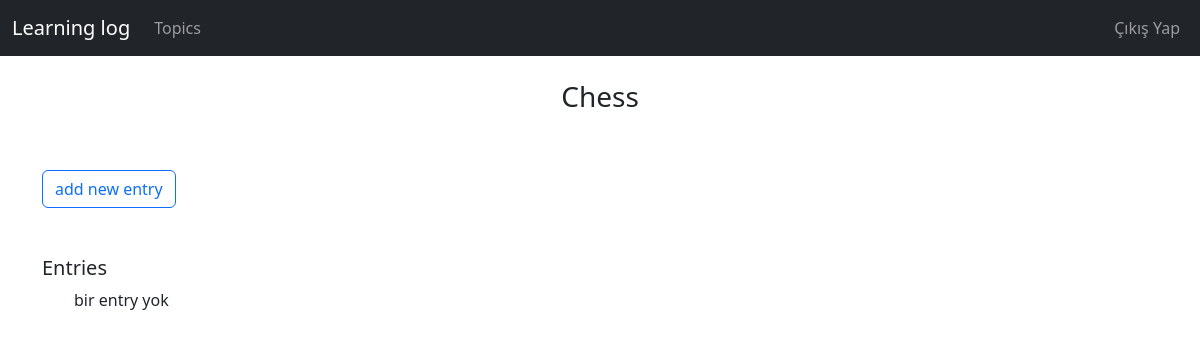
Page /topics/1 (signed in) on the earlier database version.
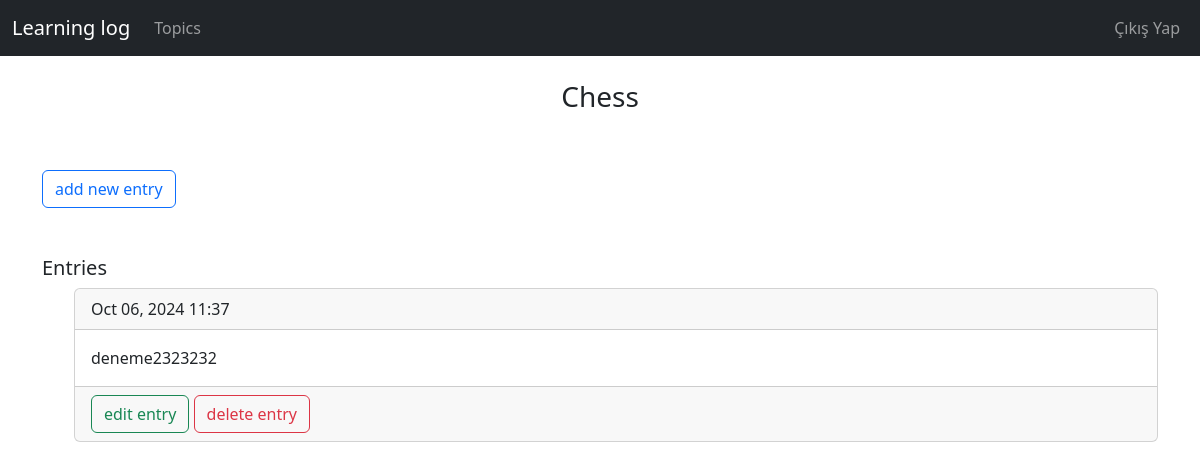
Same page on the later database version.
### learning_logs/models.py (models this page shows, shortened)
class Topic(models.Model):
    text = models.CharField(max_length=200)
    date_added = models.DateTimeField(auto_now_add=True)
    def __str__(self):
        return self.text

class Entry(models.Model):
    topic = models.ForeignKey(Topic, on_delete=models.CASCADE)
    text = models.TextField()
    date_added = models.DateTimeField(auto_now_add=True)
    class Meta:
        verbose_name_plural = "entries"

### learning_logs/views.py (the view)
# urls.py: path('topics/<int:topic_id>', views.topic, name='topic'),
@login_required
def topic(request, topic_id):
    topic = Topic.objects.get(id=topic_id)
    entries = Entry.objects.filter(topic_id=topic_id)
    context = {'topic': topic, 'entries': entries}
    return render(request, 'learning_logs/topic.html', context)

### learning_logs/templates/learning_logs/topic.html
{% extends 'learning_logs/base.html' %}
{% block content %}
    <h3 class="text-center">{{ topic }}</h3>
    <a href="{% url 'learning_logs:new_entry' topic.id %}" class="btn btn-outline-primary my-5">add new entry</a>
    <h5>Entries</h5>
    <ul>
        {% for entry in entries %}
            <div class="card">
                <div class="card-header">
                    {{entry.date_added|date:'M d, Y H:i'}}
                </div>
                <div class="card-body">
                    {{entry.text}}
                </div>
                <div class="card-footer">
                    <a href="{% url 'learning_logs:edit_entry' entry.id %}" class="btn btn-outline-success">edit entry</a>
                    <a href="{% url 'learning_logs:delete_entry' entry.id %}" class="btn btn-outline-danger">delete entry</a>
                </div>
            </div>
        {% empty %}
            <p>bir entry yok</p>
        {% endfor %}
    </ul>
{% endblock %}

### learning_logs/templates/learning_logs/base.html (shortened to what this page needs)
<!doctype html>
<html lang="en">
<head>
    {% load django_bootstrap5 %}
    {% bootstrap_css %}
</head>
<body>
    <nav class="navbar navbar-expand-md navbar-dark bg-dark mb-4">
        <div class="container-fluid">
            <a class="navbar-brand" href="{% url 'learning_logs:index' %}">Learning log</a>
            <div class="collapse navbar-collapse" id="navbarCollapse">
                <ul class="navbar-nav me-auto mb-2 mb-md-0">
                    <li class="nav-item">
                        <a class="nav-link" href="{% url 'learning_logs:topics' %}">Topics</a>
                    </li>
                </ul>
                <ul class="navbar-nav ms-auto">
                    {% if user.is_authenticated %}
                    <li class="nav-item">
                        <a class="nav-link" href="{% url 'users:logout' %}">Çıkış Yap</a>
                    </li>
                    {% endif %}
                </ul>
            </div>
        </div>
    </nav>
    <main>
        <div class="container">
            {% block content %}{% endblock content %}
        </div>
    </main>
</body>
</html>

### learning_logs/templates/learning_logs/base.html (style rules this page uses)
a { text-decoration: none; }

Differences in the rows shown:
added Entry: date_added "Oct 06, 2024 11:37", text "deneme2323232"
Other differences:
text no longer shown: "bir entry yok"
